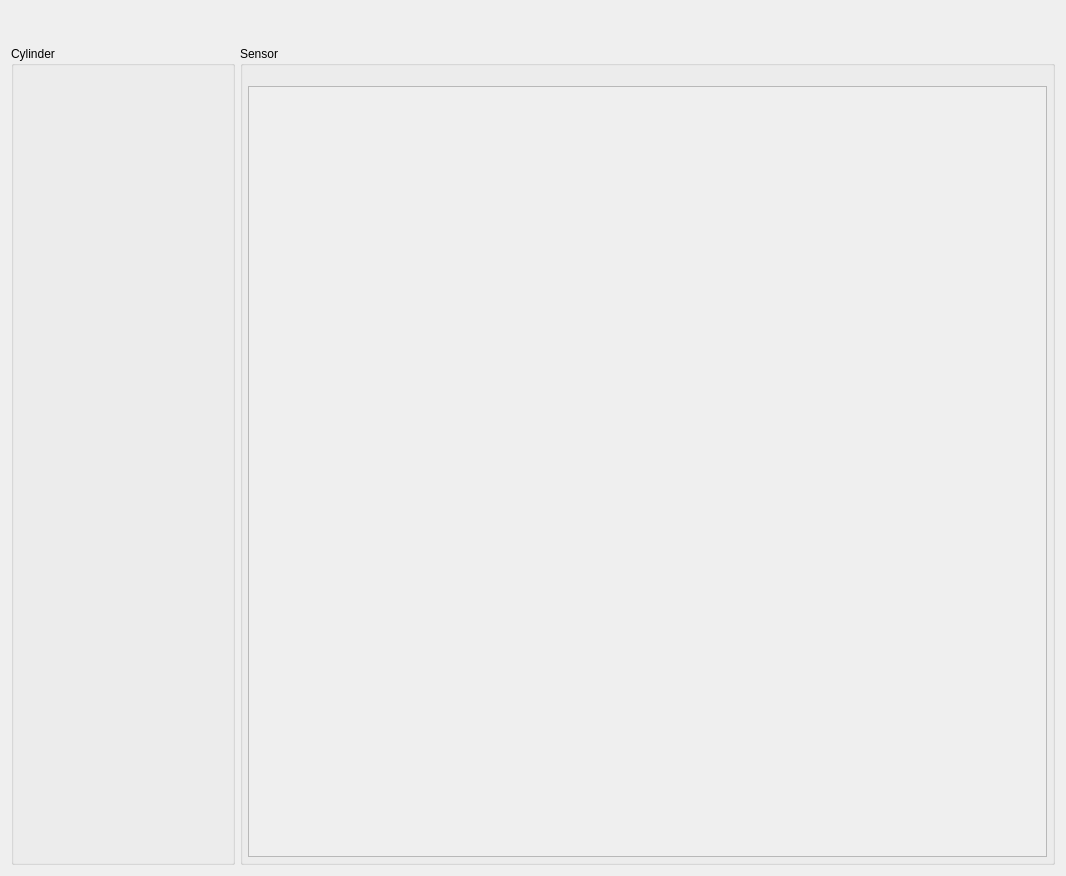
<?xml version="1.0" encoding="UTF-8"?>
<ui version="4.0">
 <class>PLC</class>
 <widget class="QWidget" name="PLC">
  <property name="geometry">
   <rect>
    <x>0</x>
    <y>0</y>
    <width>1066</width>
    <height>876</height>
   </rect>
  </property>
  <property name="windowTitle">
   <string>PLC</string>
  </property>
  <layout class="QVBoxLayout" name="verticalLayout_11">
   <property name="spacing">
    <number>5</number>
   </property>
   <item>
    <layout class="QHBoxLayout" name="horizontalLayout_27">
     <item>
      <widget class="QWidget" name="connectPLC" native="true">
       <property name="minimumSize">
        <size>
         <width>120</width>
         <height>30</height>
        </size>
       </property>
       <property name="maximumSize">
        <size>
         <width>120</width>
         <height>30</height>
        </size>
       </property>
      </widget>
     </item>
     <item>
      <spacer name="horizontalSpacer">
       <property name="orientation">
        <enum>Qt::Horizontal</enum>
       </property>
       <property name="sizeHint" stdset="0">
        <size>
         <width>40</width>
         <height>20</height>
        </size>
       </property>
      </spacer>
     </item>
    </layout>
   </item>
   <item>
    <layout class="QHBoxLayout" name="horizontalLayout_12">
     <item>
      <widget class="QGroupBox" name="dutBox">
       <property name="title">
        <string>Cylinder</string>
       </property>
       <layout class="QVBoxLayout" name="verticalLayout_12">
        <property name="spacing">
         <number>3</number>
        </property>
        <property name="topMargin">
         <number>20</number>
        </property>
        <item>
         <widget class="QWidget" name="widgetJacking" native="true">
          <property name="minimumSize">
           <size>
            <width>200</width>
            <height>30</height>
           </size>
          </property>
          <property name="maximumSize">
           <size>
            <width>200</width>
            <height>30</height>
           </size>
          </property>
         </widget>
        </item>
        <item>
         <widget class="QWidget" name="widgetClamp1" native="true">
          <property name="minimumSize">
           <size>
            <width>200</width>
            <height>30</height>
           </size>
          </property>
          <property name="maximumSize">
           <size>
            <width>200</width>
            <height>30</height>
           </size>
          </property>
         </widget>
        </item>
        <item>
         <widget class="QWidget" name="widgetClamp2" native="true">
          <property name="minimumSize">
           <size>
            <width>200</width>
            <height>30</height>
           </size>
          </property>
          <property name="maximumSize">
           <size>
            <width>200</width>
            <height>30</height>
           </size>
          </property>
         </widget>
        </item>
        <item>
         <widget class="QWidget" name="widgetSideInsertion1" native="true">
          <property name="minimumSize">
           <size>
            <width>200</width>
            <height>30</height>
           </size>
          </property>
          <property name="maximumSize">
           <size>
            <width>200</width>
            <height>30</height>
           </size>
          </property>
         </widget>
        </item>
        <item>
         <widget class="QWidget" name="widgetSideInsertion2" native="true">
          <property name="minimumSize">
           <size>
            <width>200</width>
            <height>30</height>
           </size>
          </property>
          <property name="maximumSize">
           <size>
            <width>200</width>
            <height>30</height>
           </size>
          </property>
         </widget>
        </item>
        <item>
         <widget class="QWidget" name="widgetKey1" native="true">
          <property name="minimumSize">
           <size>
            <width>200</width>
            <height>30</height>
           </size>
          </property>
          <property name="maximumSize">
           <size>
            <width>200</width>
            <height>30</height>
           </size>
          </property>
         </widget>
        </item>
        <item>
         <widget class="QWidget" name="widgetKey2" native="true">
          <property name="minimumSize">
           <size>
            <width>200</width>
            <height>30</height>
           </size>
          </property>
          <property name="maximumSize">
           <size>
            <width>200</width>
            <height>30</height>
           </size>
          </property>
         </widget>
        </item>
        <item>
         <widget class="QWidget" name="widgetStartStop" native="true">
          <property name="minimumSize">
           <size>
            <width>0</width>
            <height>30</height>
           </size>
          </property>
         </widget>
        </item>
        <item>
         <spacer name="verticalSpacer">
          <property name="orientation">
           <enum>Qt::Vertical</enum>
          </property>
          <property name="sizeHint" stdset="0">
           <size>
            <width>20</width>
            <height>40</height>
           </size>
          </property>
         </spacer>
        </item>
       </layout>
      </widget>
     </item>
     <item>
      <widget class="QGroupBox" name="sensorBox">
       <property name="sizePolicy">
        <sizepolicy hsizetype="Expanding" vsizetype="Expanding">
         <horstretch>0</horstretch>
         <verstretch>0</verstretch>
        </sizepolicy>
       </property>
       <property name="title">
        <string>Sensor</string>
       </property>
       <layout class="QGridLayout" name="gridLayout">
        <property name="leftMargin">
         <number>5</number>
        </property>
        <property name="topMargin">
         <number>20</number>
        </property>
        <property name="rightMargin">
         <number>5</number>
        </property>
        <property name="bottomMargin">
         <number>5</number>
        </property>
        <property name="spacing">
         <number>0</number>
        </property>
        <item row="0" column="1">
         <widget class="QScrollArea" name="scrollArea">
          <property name="widgetResizable">
           <bool>true</bool>
          </property>
          <widget class="QWidget" name="sensor">
           <property name="geometry">
            <rect>
             <x>0</x>
             <y>0</y>
             <width>806</width>
             <height>778</height>
            </rect>
           </property>
           <property name="sizePolicy">
            <sizepolicy hsizetype="Expanding" vsizetype="Expanding">
             <horstretch>0</horstretch>
             <verstretch>0</verstretch>
            </sizepolicy>
           </property>
          </widget>
         </widget>
        </item>
       </layout>
      </widget>
     </item>
    </layout>
   </item>
  </layout>
 </widget>
 <resources/>
 <connections/>
</ui>
